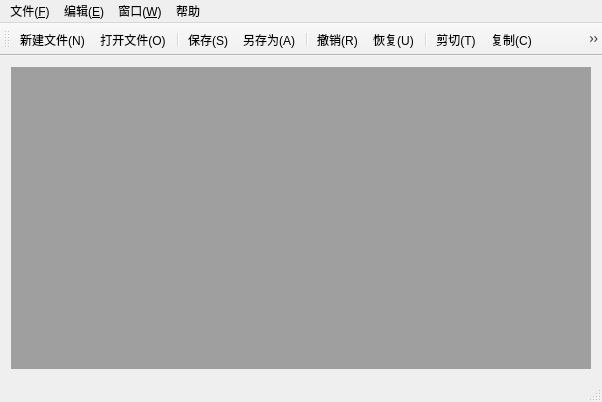
<?xml version="1.0" encoding="UTF-8"?>
<ui version="4.0">
 <class>MainWindow</class>
 <widget class="QMainWindow" name="MainWindow">
  <property name="geometry">
   <rect>
    <x>0</x>
    <y>0</y>
    <width>602</width>
    <height>402</height>
   </rect>
  </property>
  <property name="windowTitle">
   <string>MainWindow</string>
  </property>
  <widget class="QWidget" name="centralWidget">
   <layout class="QGridLayout" name="gridLayout">
    <item row="0" column="0">
     <widget class="QMdiArea" name="mdiArea"/>
    </item>
   </layout>
  </widget>
  <widget class="QMenuBar" name="menuBar">
   <property name="geometry">
    <rect>
     <x>0</x>
     <y>0</y>
     <width>602</width>
     <height>22</height>
    </rect>
   </property>
   <widget class="QMenu" name="menu">
    <property name="title">
     <string>文件(&amp;F)</string>
    </property>
    <addaction name="actionnew_file"/>
    <addaction name="actionopen_file"/>
    <addaction name="separator"/>
    <addaction name="actionsave"/>
    <addaction name="actionsaveother"/>
    <addaction name="separator"/>
    <addaction name="actionexit"/>
   </widget>
   <widget class="QMenu" name="menu_E">
    <property name="title">
     <string>编辑(&amp;E)</string>
    </property>
    <widget class="QMenu" name="menu_X">
     <property name="title">
      <string>编码格式(&amp;X)</string>
     </property>
     <addaction name="actionUTF_8"/>
     <addaction name="actionUnicode"/>
    </widget>
    <addaction name="actionback"/>
    <addaction name="actionrestore"/>
    <addaction name="separator"/>
    <addaction name="actionScrapbooking"/>
    <addaction name="actioncopy"/>
    <addaction name="actionpaster"/>
    <addaction name="separator"/>
    <addaction name="menu_X"/>
   </widget>
   <widget class="QMenu" name="menu_2">
    <property name="title">
     <string>窗口(&amp;W)</string>
    </property>
    <addaction name="actionclose"/>
    <addaction name="actioncloseall"/>
    <addaction name="actionTile"/>
    <addaction name="actionCascading"/>
    <addaction name="actionnext"/>
    <addaction name="actionprev"/>
   </widget>
   <widget class="QMenu" name="menu_3">
    <property name="title">
     <string>帮助</string>
    </property>
    <addaction name="actionabout"/>
    <addaction name="actionabout_qt"/>
   </widget>
   <addaction name="menu"/>
   <addaction name="menu_E"/>
   <addaction name="menu_2"/>
   <addaction name="menu_3"/>
  </widget>
  <widget class="QToolBar" name="mainToolBar">
   <attribute name="toolBarArea">
    <enum>TopToolBarArea</enum>
   </attribute>
   <attribute name="toolBarBreak">
    <bool>false</bool>
   </attribute>
   <addaction name="actionnew_file"/>
   <addaction name="actionopen_file"/>
   <addaction name="separator"/>
   <addaction name="actionsave"/>
   <addaction name="actionsaveother"/>
   <addaction name="separator"/>
   <addaction name="actionback"/>
   <addaction name="actionrestore"/>
   <addaction name="separator"/>
   <addaction name="actionScrapbooking"/>
   <addaction name="actioncopy"/>
   <addaction name="actionpaster"/>
   <addaction name="actionexit"/>
  </widget>
  <widget class="QStatusBar" name="statusBar"/>
  <action name="actionnew_file">
   <property name="icon">
    <iconset resource="res.qrc">
     <normaloff>:/image/newifile.ico</normaloff>:/image/newifile.ico</iconset>
   </property>
   <property name="text">
    <string>新建文件(&amp;N)</string>
   </property>
   <property name="shortcut">
    <string>Ctrl+N</string>
   </property>
  </action>
  <action name="actionopen_file">
   <property name="icon">
    <iconset resource="res.qrc">
     <normaloff>:/image/open.png</normaloff>:/image/open.png</iconset>
   </property>
   <property name="text">
    <string>打开文件(&amp;O)</string>
   </property>
   <property name="shortcut">
    <string>Ctrl+O</string>
   </property>
  </action>
  <action name="actionsave">
   <property name="icon">
    <iconset resource="res.qrc">
     <normaloff>:/image/save.ico</normaloff>:/image/save.ico</iconset>
   </property>
   <property name="text">
    <string>保存(&amp;S)</string>
   </property>
   <property name="shortcut">
    <string>Ctrl+S</string>
   </property>
  </action>
  <action name="actionsaveother">
   <property name="icon">
    <iconset resource="res.qrc">
     <normaloff>:/image/save as.ico</normaloff>:/image/save as.ico</iconset>
   </property>
   <property name="text">
    <string>另存为(&amp;A)</string>
   </property>
   <property name="shortcut">
    <string>Ctrl+Shift+S</string>
   </property>
  </action>
  <action name="actionexit">
   <property name="icon">
    <iconset resource="res.qrc">
     <normaloff>:/image/exit.ico</normaloff>:/image/exit.ico</iconset>
   </property>
   <property name="text">
    <string>退出(&amp;E)</string>
   </property>
   <property name="shortcut">
    <string>Ctrl+Q</string>
   </property>
  </action>
  <action name="actionback">
   <property name="icon">
    <iconset resource="res.qrc">
     <normaloff>:/image/Cancel.ico</normaloff>:/image/Cancel.ico</iconset>
   </property>
   <property name="text">
    <string>撤销(&amp;R)</string>
   </property>
   <property name="shortcut">
    <string>Ctrl+R</string>
   </property>
  </action>
  <action name="actionrestore">
   <property name="icon">
    <iconset resource="res.qrc">
     <normaloff>:/image/restore.ico</normaloff>:/image/restore.ico</iconset>
   </property>
   <property name="text">
    <string>恢复(&amp;U)</string>
   </property>
   <property name="shortcut">
    <string>Ctrl+U</string>
   </property>
  </action>
  <action name="actionScrapbooking">
   <property name="icon">
    <iconset resource="res.qrc">
     <normaloff>:/image/cut.ico</normaloff>:/image/cut.ico</iconset>
   </property>
   <property name="text">
    <string>剪切(&amp;T)</string>
   </property>
   <property name="toolTip">
    <string>剪贴(&amp;T)</string>
   </property>
   <property name="shortcut">
    <string>Ctrl+X</string>
   </property>
  </action>
  <action name="actioncopy">
   <property name="icon">
    <iconset resource="res.qrc">
     <normaloff>:/image/copy.ico</normaloff>:/image/copy.ico</iconset>
   </property>
   <property name="text">
    <string>复制(&amp;C)</string>
   </property>
   <property name="shortcut">
    <string>Ctrl+C</string>
   </property>
  </action>
  <action name="actionpaster">
   <property name="icon">
    <iconset resource="res.qrc">
     <normaloff>:/image/paste.ico</normaloff>:/image/paste.ico</iconset>
   </property>
   <property name="text">
    <string>粘贴(&amp;V)</string>
   </property>
   <property name="shortcut">
    <string>Ctrl+V</string>
   </property>
  </action>
  <action name="actionUTF_8">
   <property name="text">
    <string>UTF-8</string>
   </property>
  </action>
  <action name="actionUnicode">
   <property name="text">
    <string>GB2312</string>
   </property>
  </action>
  <action name="actionclose">
   <property name="text">
    <string>关闭</string>
   </property>
   <property name="shortcut">
    <string>Ctrl+W</string>
   </property>
  </action>
  <action name="actioncloseall">
   <property name="text">
    <string>关闭所有</string>
   </property>
   <property name="shortcut">
    <string>Ctrl+Shift+W</string>
   </property>
  </action>
  <action name="actionTile">
   <property name="text">
    <string>平铺</string>
   </property>
  </action>
  <action name="actionCascading">
   <property name="text">
    <string>层叠</string>
   </property>
  </action>
  <action name="actionnext">
   <property name="text">
    <string>下一个</string>
   </property>
   <property name="shortcut">
    <string>Meta+Ctrl+Right</string>
   </property>
  </action>
  <action name="actionprev">
   <property name="text">
    <string>上一个</string>
   </property>
   <property name="shortcut">
    <string>Meta+Ctrl+Left</string>
   </property>
  </action>
  <action name="actionabout">
   <property name="text">
    <string>关于</string>
   </property>
  </action>
  <action name="actionabout_qt">
   <property name="text">
    <string>关于QT</string>
   </property>
  </action>
 </widget>
 <layoutdefault spacing="6" margin="11"/>
 <resources>
  <include location="res.qrc"/>
 </resources>
 <connections/>
</ui>
